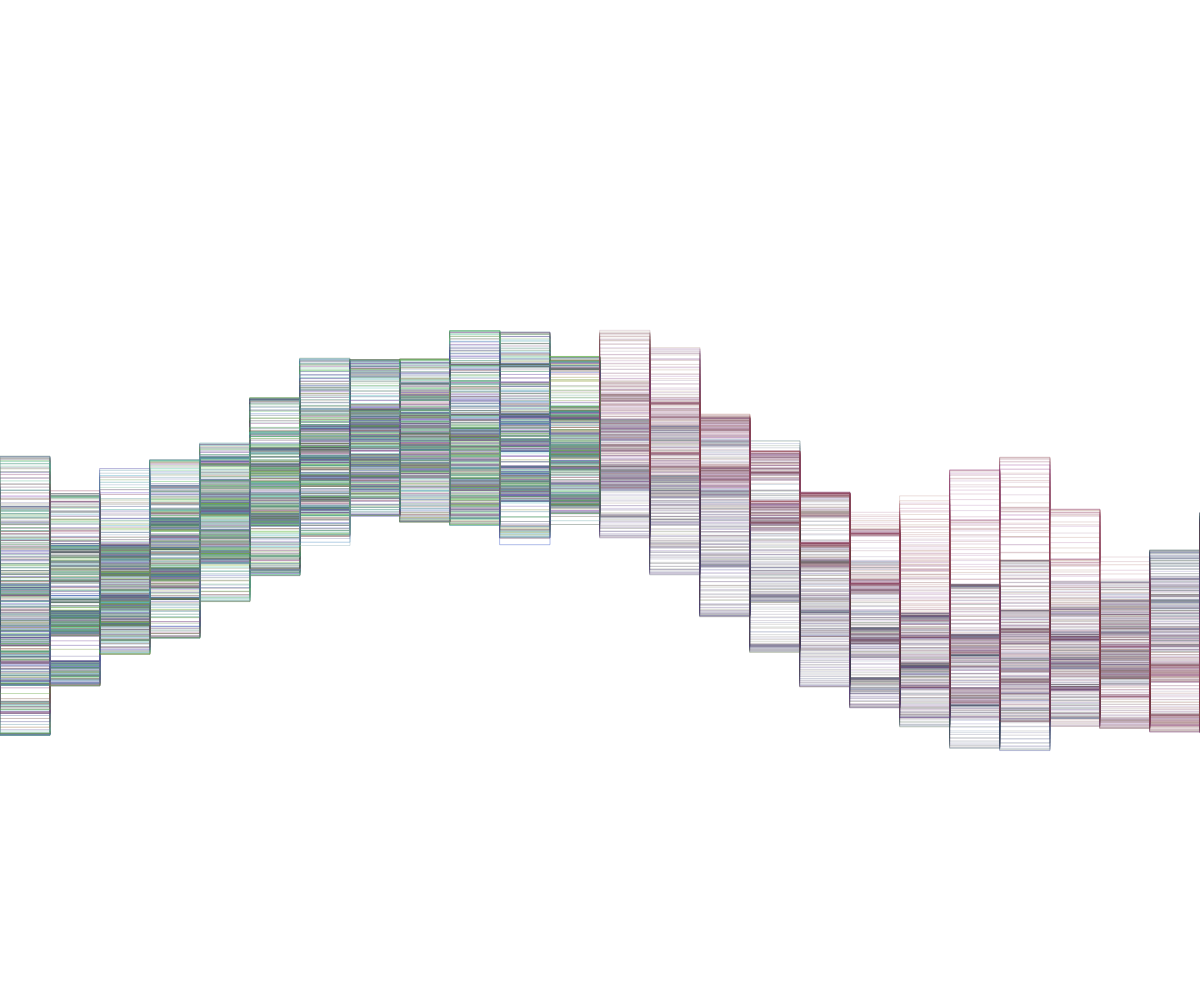
Frame 1 (no input)
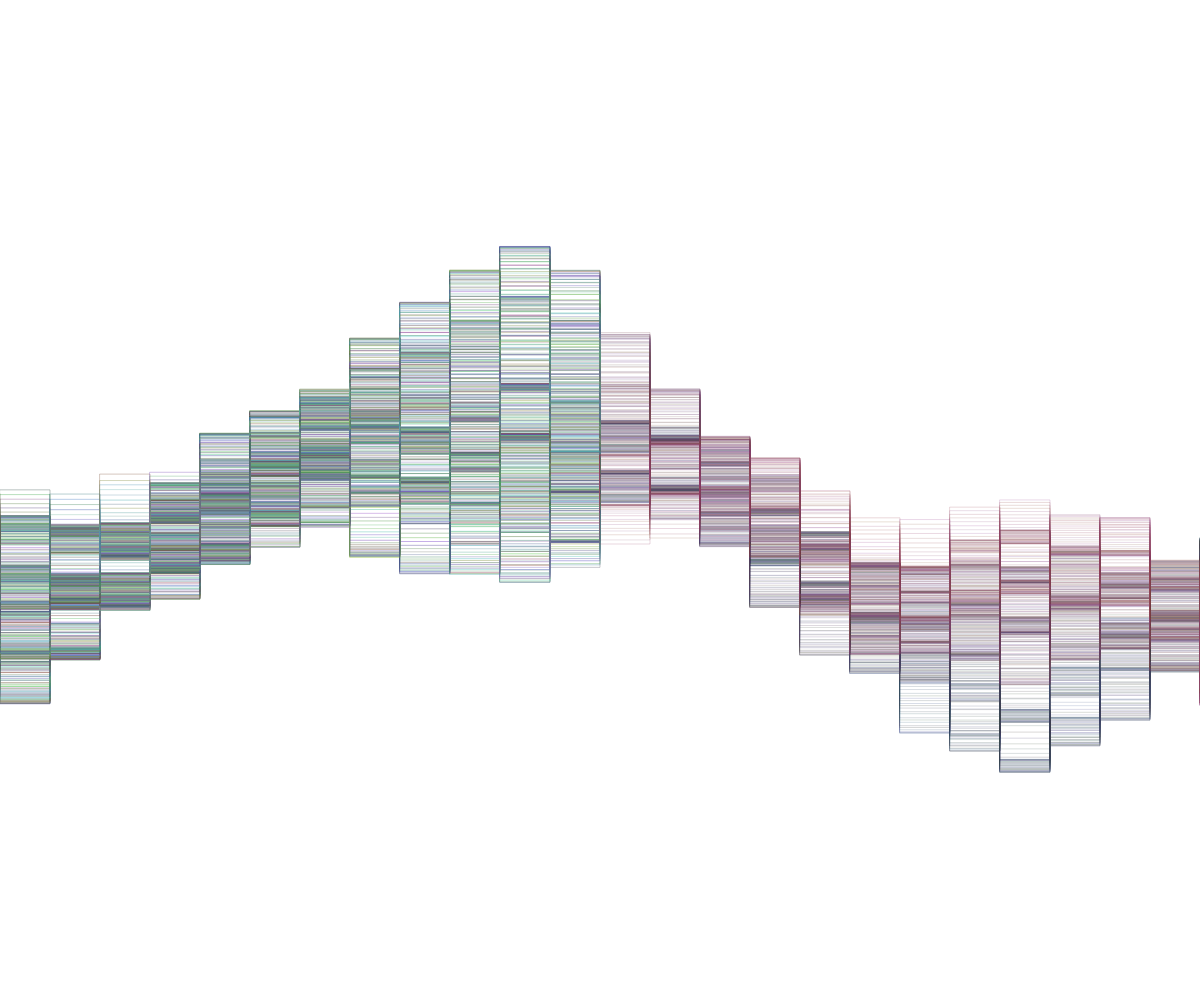
Frame 60 (no input)
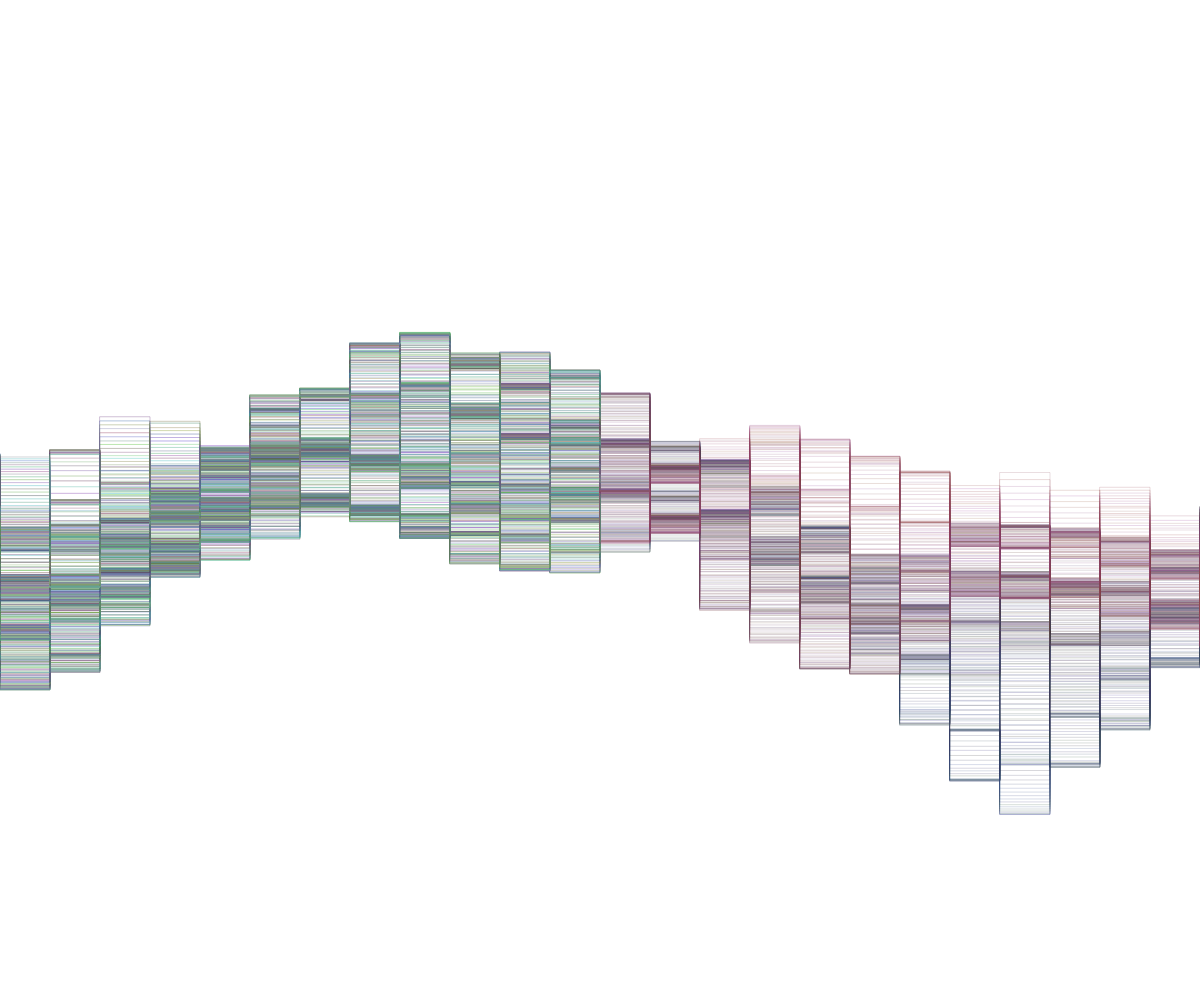
Frame 120 (the mouse pressed at the canvas centre since frame 60)

The p5.js sketch that drew these frames (run headless with seeded random() and noise() and a simulated clock; from frame 60 on, the mouse is pressed at the canvas centre):

// p5.js sketch
// ── sketch.js
let ranges;


function setup() {
  createCanvas(windowWidth, windowHeight);
}

function draw() {
background(255);
 mountains();
}

function mountains() {

 noFill();
  ranges = 200;
  strokeWeight(1);
  for (let i = 0; i < ranges; i++) {
    let palet = map(i, 0, ranges, 50, 150);
    beginShape();
    for (let x = -width ; x < width+150; x +=50) {
      let n = noise(x *0.002+random(0.01,0.005), i * 0.008, millis() * 0.0003);
      let y = map(n, 0, 1, height/5, height);
      if(x<width/2){
      stroke(random(50,150),random(50,200),random(50,200),100);
      }
      else if(x>=width/2){
         stroke(palet,random(50,100),random(50,150),50)
        
      }
      
      rect(x, y-50,50,50);

    }
    endShape();
  }
}
